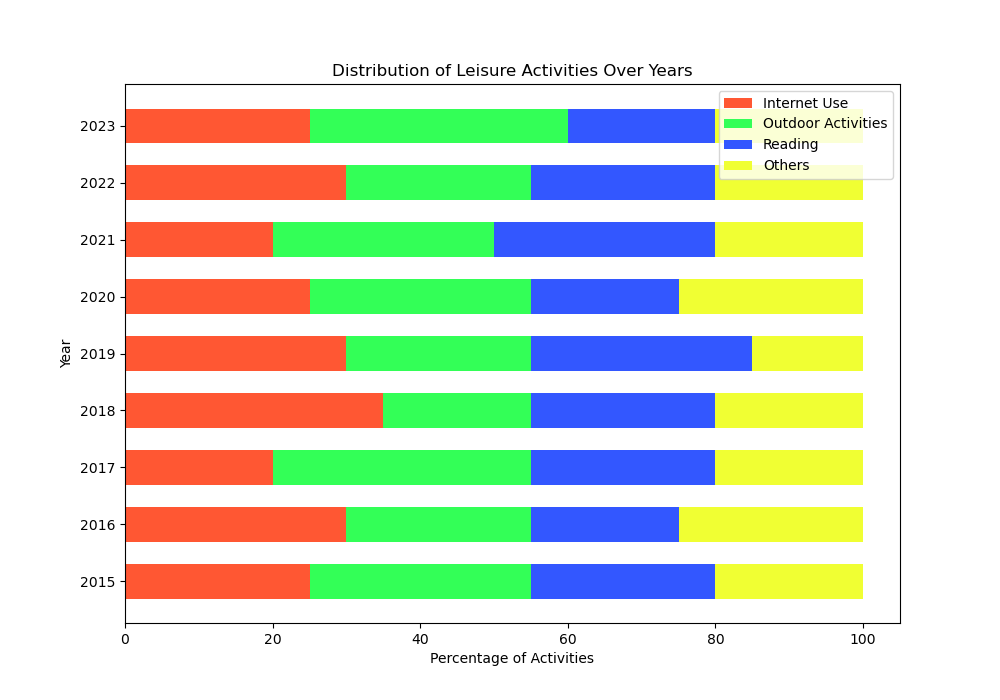

The script that drew this image:
import matplotlib.pyplot as plt
import numpy as np

data = {
    '2015': [25, 30, 25, 20],
    '2016': [30, 25, 20, 25],
    '2017': [20, 35, 25, 20],
    '2018': [35, 20, 25, 20],
    '2019': [30, 25, 30, 15],
    '2020': [25, 30, 20, 25],
    '2021': [20, 30, 30, 20],
    '2022': [30, 25, 25, 20],
    '2023': [25, 35, 20, 20]
}

categories = list(data.keys())
activities = ['Internet Use', 'Outdoor Activities', 'Reading', 'Others']
colors = ['#FF5733', '#33FF57', '#3357FF', '#F0FF33']

data_values = np.array(list(data.values()))
data_cum = data_values.cumsum(axis=1)

fig, ax = plt.subplots(figsize=(10, 7))

ax.barh(categories, data_values[:, 0], color=colors[0], height=0.6, label=activities[0])
for i in range(1, data_values.shape[1]):
    ax.barh(categories, data_values[:, i], left=data_cum[:, i - 1], color=colors[i], height=0.6, label=activities[i])

ax.set_xlabel('Percentage of Activities')
ax.set_ylabel('Year')
ax.set_title('Distribution of Leisure Activities Over Years')
ax.legend(loc='best')
plt.show()
